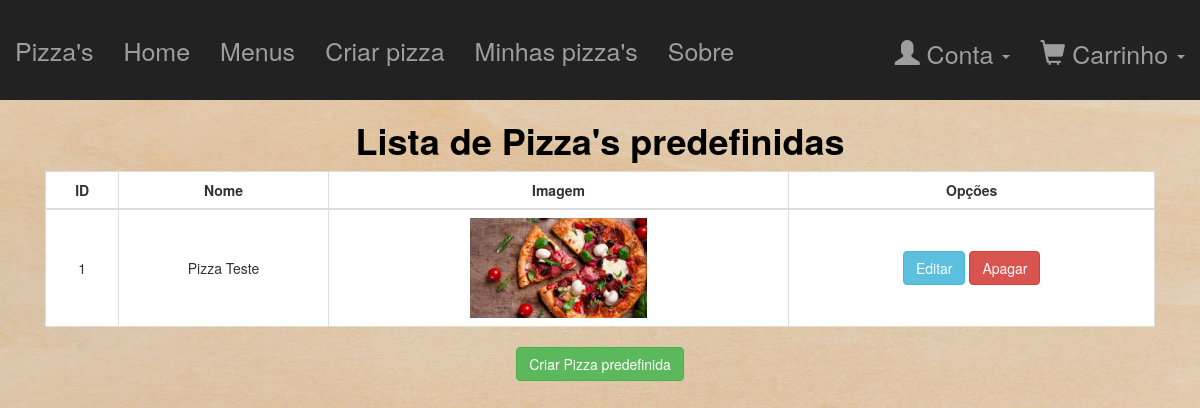
The app's page /pages/listaPizzasPredefinidas.php (signed in), older data.
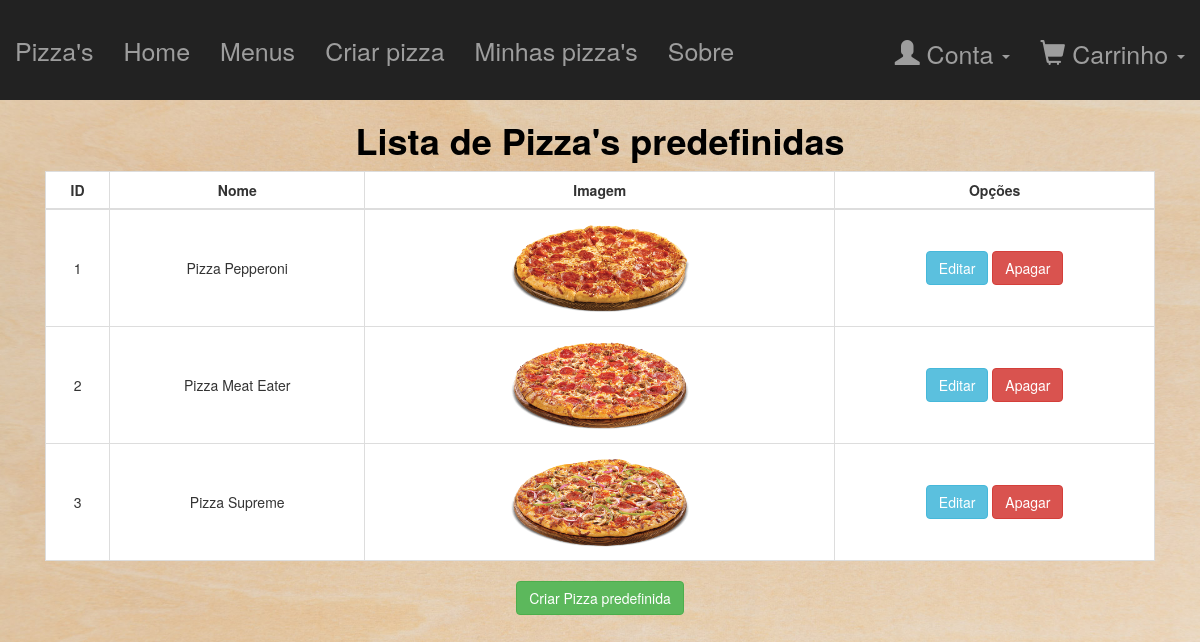
The same page, newer data.
### tables this page shows
CREATE TABLE IF NOT EXISTS `pizza` (
  `ID` int(11) NOT NULL COMMENT 'ID da pizza',
  `nome` varchar(100) NOT NULL COMMENT 'Nome da pizza',
  `imagem` varchar(535) NOT NULL COMMENT 'Caminho da imagem da pizza',
  `pizzaPredefinida` tinyint(1) NOT NULL COMMENT 'Significa se a pizza é predefinida (criada por funcionário) (0 - Não | 1 - Sim)',
  `pizzaPersonalizada` tinyint(1) NOT NULL COMMENT 'Significa se a pizza é personalizada (criada por um cliente) (0 - Não | 1 - Sim)',
  `pessoaID` int(11) DEFAULT NULL COMMENT 'ID da pessoa que criou a pizza personalizada (NULL se a pizza é predefinida criada por um funcionário)'
);

### pages/listaPizzasPredefinidas.php (the view, shortened to what this page needs)
<?php
    require_once('../php/bd.php');
?>
<?php
    require_once './partials/header2.php';
    $sql='SELECT ID, nome, imagem FROM pizza WHERE pizzaPredefinida=1;';
    $result = $PDO->query($sql);
    $listaPizzas = $result->fetchAll();
?>
<div class="container marTop">
    <div class="col-md-12 text-center">
        <h1 class="text-center"><b>Lista de Pizza's predefinidas</b></h1>
        <?php if(empty($listaPizzas)){
            echo '<br><br><br><br><b>Não existem Pizzas Predefinidas criadas!</b>';
        }else{ ?>
            <table class="table table-bordered table-hover tabelaMinhasPizzas" style="background-color: white;">
                <thead>
                <tr>
                    <th class="text-center">ID</th>
                    <th class="text-center">Nome</th>
                    <th class="text-center">Imagem</th>
                    <th class="text-center">Opções</th>
                </tr>
                </thead>
                <tbody>
                    <?php
                        foreach($listaPizzas as $pizza){ ?>
                            <tr>
                                <td><?=$pizza['ID']?></td>
                                <td><?=$pizza['nome']?></td>
                                <td><img src="<?=$pizza['imagem']?>" style="height: 100px; width: auto" alt="<?=$pizza['nome']?>"></td>
                                <td><a href="../pages/editarPizzaPredefinida.php?id=<?=$pizza['ID']?>" class="btn btn-info">Editar</a> <a href="../php/removerPizzaPredefinidaBD.php?id=<?=$pizza['ID']?>" class="btn btn-danger">Apagar</a></td>
                            </tr>
                    <?php } ?>
                </tbody>
            </table>
            <a href="../pages/criarPizzaPredefinida.php" class="btn btn-success">Criar Pizza predefinida</a>
        <?php } ?>
    </div>
</div>

### pages/partials/header2.php (shortened to what this page needs)
    <link rel="stylesheet" href="/css/bootstrap.min.css">
    <link rel="stylesheet" href="/css/fontAwesome/css/font-awesome.min.css">
    <link rel="stylesheet" href="/css/style.css">
</head>
<body class="woodBackground">
    <nav class="navbar navbar-inverse navbar-fixed-top">
        <div class="container-fluid">
            <div class="navbar-header">
                <a class="navbar-brand" href="/index.php">Pizza's</a>
            </div>
            <div class="collapse navbar-collapse" id="bs-example-navbar-collapse-1">
                <ul class="nav navbar-nav">
                    <li <?php if(($_SERVER['REQUEST_URI']=='/index.php') || ($_SERVER['REQUEST_URI']=='/')){echo 'class="active"';} ?>><a href="/index.php">Home<span class="sr-only">(current)</span></a></li>
                    <li <?php if($_SERVER['REQUEST_URI']=='/pages/menus.php'){echo 'class="active"';} ?>><a href="/pages/menus.php">Menus</a></li>
                    <li <?php if($_SERVER['REQUEST_URI']=='/pages/criarPizza.php'){echo 'class="active"';} ?>><a href="/pages/criarPizza.php">Criar pizza</a></li>
                    <?php if(isset($_SESSION['pessoaLogada'])){ ?>
                        <li <?php if($_SERVER['REQUEST_URI']=='/pages/minhasPizzas.php'){echo 'class="active"';} ?>><a href="/pages/minhasPizzas.php">Minhas pizza's</a></li>
                    <?php } ?>
                    <li <?php if($_SERVER['REQUEST_URI']=='/pages/sobre.php'){echo 'class="active"';} ?>><a href="/pages/sobre.php">Sobre</a></li>
                </ul>
                <ul class="nav navbar-nav navbar-right">
                    <?php if(isset($_SESSION['pessoaLogada'])){ ?>
                        <li class="dropdown">
                            <a class="dropdown-toggle" data-toggle="dropdown" href="#"><span class="glyphicon glyphicon-user"></span>  Conta  <span class="caret"></span></a>
                        </li>
                    <?php }?>
                    <li class="dropdown" id="cart">
                        <a href="#" class="dropdown-toggle" data-toggle="dropdown" role="button" aria-expanded="false"><span class="glyphicon glyphicon-shopping-cart"></span>  Carrinho  <span class="caret"></span></a>
                    </li>
                </ul>
            </div>
        </div>
    </nav>

### css/style.css (style rules this page uses)
.navbar { margin-bottom: 0px; border-bottom-width: 0px; height: 100px; font-size: 25px; }
.navbar-inverse .container-fluid { margin-top: 25px; }
.navbar-brand { font-size: 25px; }
html, body { height:100%; }
.container { margin-top: 100px; }
.woodBackground { background: url('../img/woodBackground.jpg') no-repeat center center fixed; -webkit-background-size: cover; -moz-background-size: cover; -o-background-size: cover; background-size: cover; height: 100%; display: flex; flex-flow: column; }
.marTop { margin-top: 100px; }
.marTop h1 { color: black; }
.tabelaMinhasPizzas>tbody>tr>td { vertical-align: middle; }

Row changes from the older to the newer data that the page shows:
changed pizza id 1: nome "Pizza Teste" → "Pizza Pepperoni"; imagem: a different picture
added pizza: ID "2", nome "Pizza Meat Eater", imagem (picture)
added pizza: ID "3", nome "Pizza Supreme", imagem (picture)
